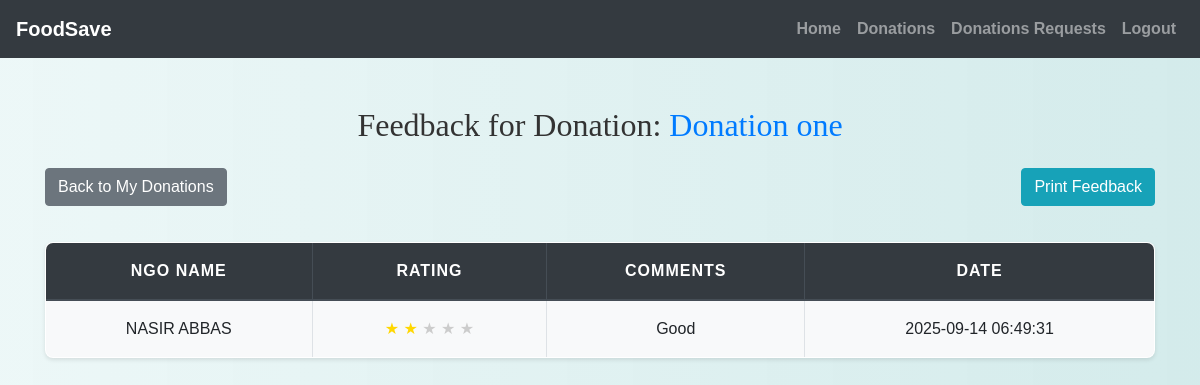
The page /donor/view_feedback.php?donation_id=1 (signed in) on the database its author committed.
### tables this page shows
CREATE TABLE `food_donations` (
  `donation_id` int(11) NOT NULL,
  `donor_id` int(11) NOT NULL,
  `title` varchar(200) NOT NULL,
  `description` text DEFAULT NULL,
  `category` enum('fruits','vegetables','meals','bakery','dairy','other') NOT NULL,
  `quantity` varchar(100) DEFAULT NULL,
  `expiration_date` date NOT NULL,
  `status` enum('available','requested','accepted','collected','expired') DEFAULT 'available',
  `created_at` timestamp NOT NULL DEFAULT current_timestamp(),
  `updated_at` timestamp NOT NULL DEFAULT current_timestamp() ON UPDATE current_timestamp(),
  `latitude` varchar(50) NOT NULL,
  `longitude` varchar(50) NOT NULL
);

CREATE TABLE `feedback` (
  `feedback_id` int(11) NOT NULL,
  `ngo_id` int(11) NOT NULL,
  `donation_id` int(11) NOT NULL,
  `rating` int(11) DEFAULT NULL CHECK (`rating` between 1 and 5),
  `comments` text DEFAULT NULL,
  `created_at` timestamp NOT NULL DEFAULT current_timestamp()
);

CREATE TABLE `users` (
  `id` int(11) NOT NULL,
  `name` varchar(150) NOT NULL,
  `email` varchar(150) NOT NULL,
  `password_hash` varchar(255) NOT NULL,
  `phone` varchar(20) DEFAULT NULL,
  `user_type` enum('donor','ngo') NOT NULL,
  `address` text DEFAULT NULL,
  `city` varchar(100) DEFAULT NULL,
  `status` enum('active','inactive','pending') DEFAULT 'pending',
  `created_at` timestamp NOT NULL DEFAULT current_timestamp()
);

### donor/view_feedback.php (the view, shortened to what this page needs)
<?php
include('../config.php');
$donor_id = $_SESSION["id"];
$donation_id = intval($_GET['donation_id']);
$check_sql = "SELECT * FROM food_donations WHERE donation_id=? AND donor_id=?";
$stmt = $conn->prepare($check_sql);
$stmt->bind_param("ii", $donation_id, $donor_id);
$stmt->execute();
$donation = $stmt->get_result()->fetch_assoc();
$sql = "
    SELECT f.*, u.name as ngo_name
    FROM feedback f
    JOIN users u ON f.ngo_id = u.id
    WHERE f.donation_id = ?
    ORDER BY f.created_at DESC
";
$stmt = $conn->prepare($sql);
$stmt->bind_param("i", $donation_id);
$stmt->execute();
$result = $stmt->get_result();
?>
<!DOCTYPE html>
<html lang="en">
<head>
    <link rel="stylesheet" href="https://maxcdn.bootstrapcdn.com/bootstrap/4.5.2/css/bootstrap.min.css">
    <link rel="stylesheet" href="../css/style.css" />
</head>
<body>
<?php include('navbar.php'); ?>
<div class="container mt-5">
    <h2 class="mb-4">Feedback for Donation: <span class="text-primary"><?= htmlspecialchars($donation['title']); ?></span></h2>
    <a href="view_donations.php" class="btn btn-secondary mb-3">Back to My Donations</a>
    <button onclick="window.print()" class="btn btn-info mb-3 float-right">Print Feedback</button>
    <?php if ($result->num_rows > 0): ?>
        <table class="table table-bordered table-hover">
            <thead class="thead-dark">
                <tr>
                    <th>NGO Name</th>
                    <th>Rating</th>
                    <th>Comments</th>
                    <th>Date</th>
                </tr>
            </thead>
            <tbody>
            <?php while($row = $result->fetch_assoc()): ?>
                <tr>
                    <td><?= htmlspecialchars($row['ngo_name']); ?></td>
                    <td>
                        <?php for($i=1; $i<=5; $i++): ?>
                            <span style="color:<?= $i <= $row['rating'] ? 'gold' : '#ccc'; ?>;">★</span>
                        <?php endfor; ?>
                    </td>
                    <td><?= htmlspecialchars($row['comments']); ?></td>
                    <td><?= $row['created_at']; ?></td>
                </tr>
            <?php endwhile; ?>
            </tbody>
        </table>
    <?php else: ?>
        <div class="alert alert-info">No feedback has been submitted for this donation yet.</div>
    <?php endif; ?>
</div>
</body>
</html>

### css/style.css (style rules this page uses)
body { background: linear-gradient(90deg, rgba(233, 246, 246, 0.831), rgba(207, 233, 233, 0.9)); font-family: 'Arial', sans-serif; color: #333; line-height: 1.6; }
h1, h2, h3, h4 { text-align: center; margin-top: 30px; margin-bottom: 30px; font-family: 'Georgia', serif; }
.container { margin-bottom: 40px; }
.table { width: 100%; border-collapse: collapse; margin-top: 20px; font-size: 16px; background-color: #ffffff; border-radius: 8px; overflow: hidden; box-shadow: 0 2px 4px rgba(0, 0, 0, 0.1); }
.table th, .table td { padding: 15px; border: 1px solid #dee2e6; text-align: center; }
.table thead th { background-color: #004d4d; color: white; font-weight: bold; text-transform: uppercase; letter-spacing: 1px; }
.table tbody tr:nth-child(odd) { background-color: #f8f9fa; }
a { color: #006666; text-decoration: none; font-weight: bold; }

### rows shown on the page
food_donations: title "Donation one"
feedback: ngo.name "NASIR ABBAS", comments "Good", created_at "2025-09-14 06:49:31"
